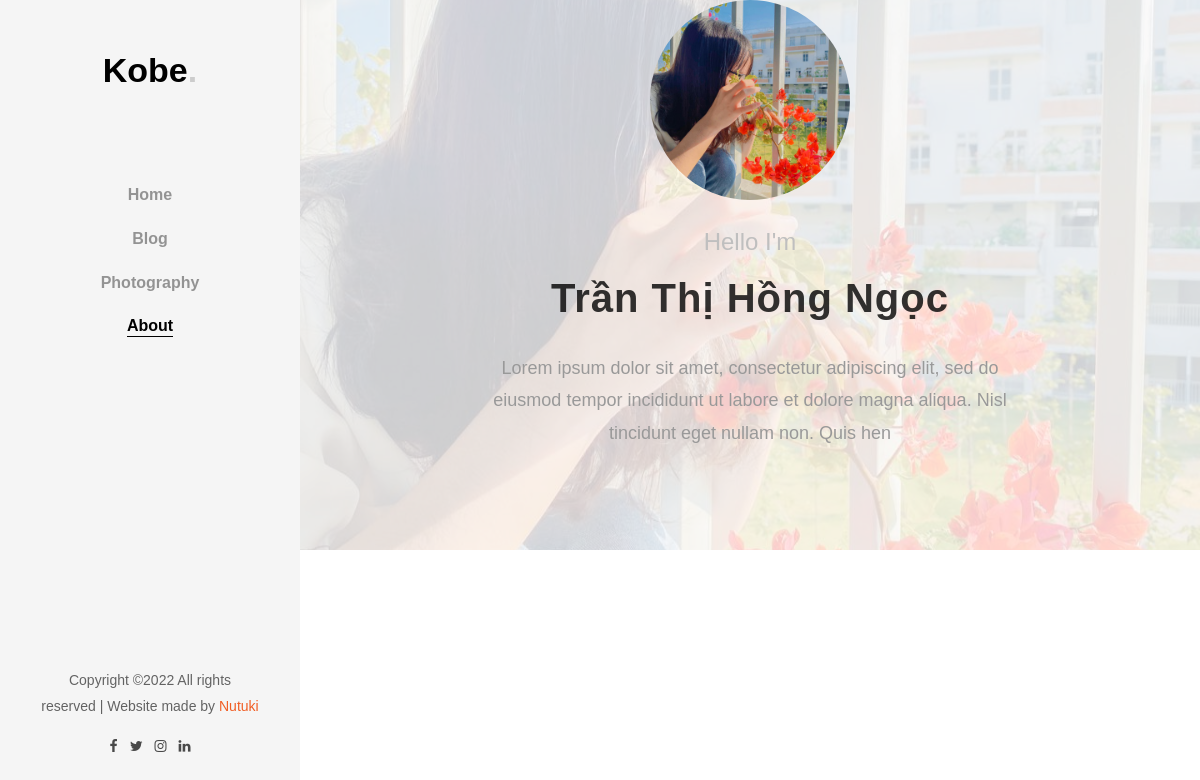
The page /about/ on the database its author committed.
### about/models.py (models this page shows, shortened)
class about(models.Model):
    fullName = models.CharField("Họ và Tên: ", default="", max_length=50)
    avatar = models.ImageField(null=True)
    description = models.TextField("Mô tả", default="", max_length=1000)
    faceBook = models.CharField("Facebook", default="", max_length=1000)
    twitter = models.CharField("Twiiter", default="", max_length=1000)
    instagram = models.CharField("Instagram", default="", max_length=1000)
    class Meta:
        db_table = "about"

### about/views.py (the view)
# urls.py: path('',views.information, name='about' ),
def information(request):
	info = about.objects.get(pk=1)
	return render(
		request = request,
		template_name='about.html',
		context={
			'info': info,
		}
	)

### templates/about.html (shortened to what this page needs)
{% extends "homebase.html" %}
{% load static  %}
{% block content %}
	<div id="colorlib-page">
		<div id="colorlib-main">
			<div class="hero-wrap hero-wrap-2 js-fullheight" style="background-image: url({{info.avatar.url}});" data-stellar-background-ratio="0.5">
				<div class="overlay"></div>
				<div class="js-fullheight d-flex justify-content-center align-items-center">
					<div class="col-md-8 text text-center">
						<div class="img mb-4" style="background-image: url({{info.avatar.url}});"></div>
						<div class="desc">
							<h2 class="subheading">Hello I'm</h2>
							<h1 class="mb-4">{{info.fullName}}</h1>
							<p class="mb-4">{{info.description|safe}}</p>
							<ul class="ftco-social mt-3">
							</ul>
						</div>
					</div>
				</div>
			</div>
		</div>
	</div>
{% endblock content %}

### rows shown on the page
about: avatar (picture), fullName "Trần Thị Hồng Ngọc", description "Lorem ipsum dolor sit amet, consectetur adipiscing elit, sed do eiusmod tempor incididunt ut labore et dolore magna aliqua. Nisl tincidunt eget nullam non. Quis hen"
